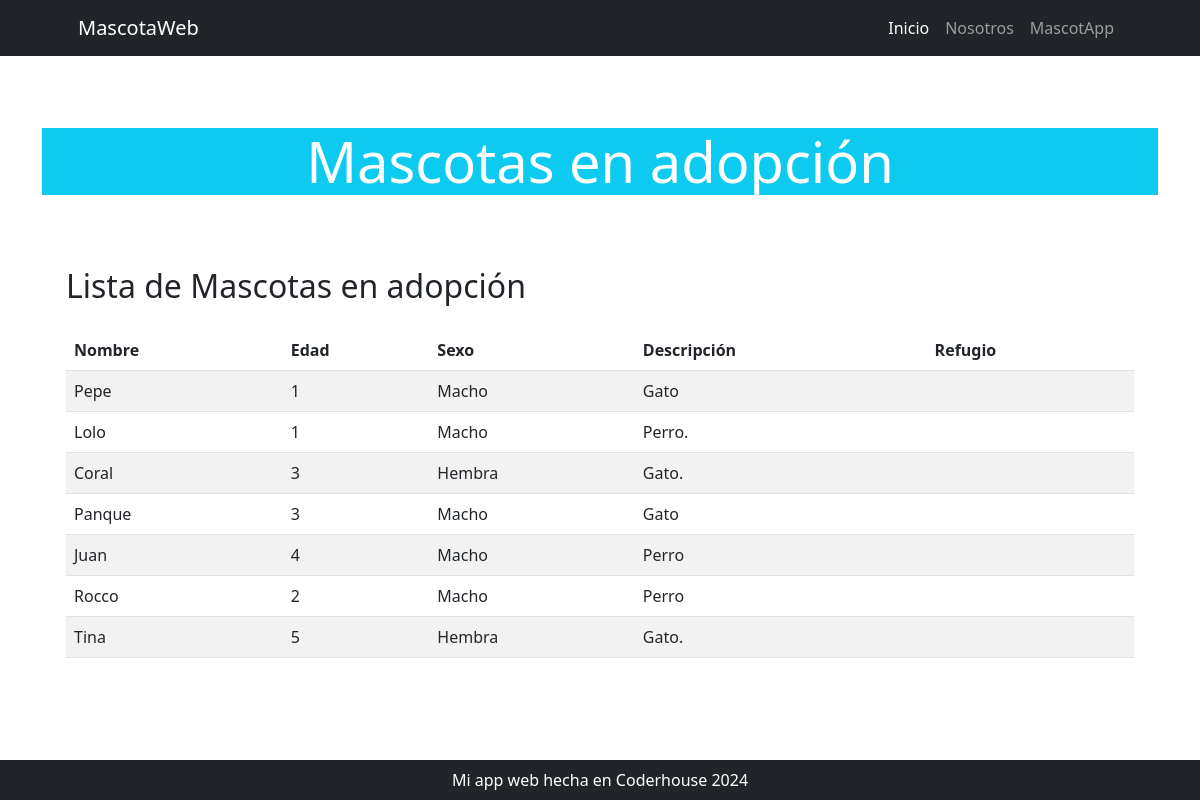
/mi_aplicacion/mascota/list, run on the app's committed database.
### mi_aplicacion/models.py (models this page shows, shortened)
class Mascota(models.Model):
    nombre = models.CharField(max_length=150)
    edad = models.IntegerField()
    sexo = models.CharField(max_length=1, choices=[('M', 'Macho'), ('H', 'Hembra')])
    descripcion = models.TextField()

### mi_aplicacion/views.py (the view)
# urls.py: path("mascota/list", views.MascotaList, name="mascota_list"),
def MascotaList(request):
  mascotas = Mascota.objects.filter(adoptante__isnull=True)
  return render(request, 'mi_aplicacion/mascota_list.html', {'mascotas': mascotas})

### mi_aplicacion/templates/mi_aplicacion/mascota_list.html (shortened to what this page needs)
{% extends 'core/base.html' %}
{% block body_title %}
    Mascotas en adopción
{% endblock body_title %}
{% block content %}
    <div class="container my-5">
        <h2 class="mb-4">Lista de Mascotas en adopción</h2>
        <table class="table table-striped">
            <thead>
                <tr>
                    <th scope="col">Nombre</th>
                    <th scope="col">Edad</th>
                    <th scope="col">Sexo</th>
                    <th scope="col">Descripción</th>
                    <th scope="col">Refugio</th>
                </tr>
            </thead>
            <tbody>
                {% for mascota in mascotas %}
                    <tr>
                        <td>{{ mascota.nombre }}</td>
                        <td>{{ mascota.edad }}</td>
                        <td>{{ mascota.get_sexo_display }}</td>
                        <td>{{ mascota.descripcion }}</td>
                        <td>{{ mascota.refugio.nombre }}</td>
                    </tr>
                {% endfor %}
            </tbody>
        </table>
    </div>
{% endblock content %}

### data on the page
Mascota: nombre "Pepe", edad "1", sexo "Macho", descripcion "Gato"
Mascota: nombre "Lolo", edad "1", sexo "Macho", descripcion "Perro."
Mascota: nombre "Coral", edad "3", sexo "Hembra", descripcion "Gato."
Mascota: nombre "Panque", edad "3", sexo "Macho", descripcion "Gato"
Mascota: nombre "Juan", edad "4", sexo "Macho", descripcion "Perro"
Mascota: nombre "Rocco", edad "2", sexo "Macho", descripcion "Perro"
Mascota: nombre "Tina", edad "5", sexo "Hembra", descripcion "Gato."
